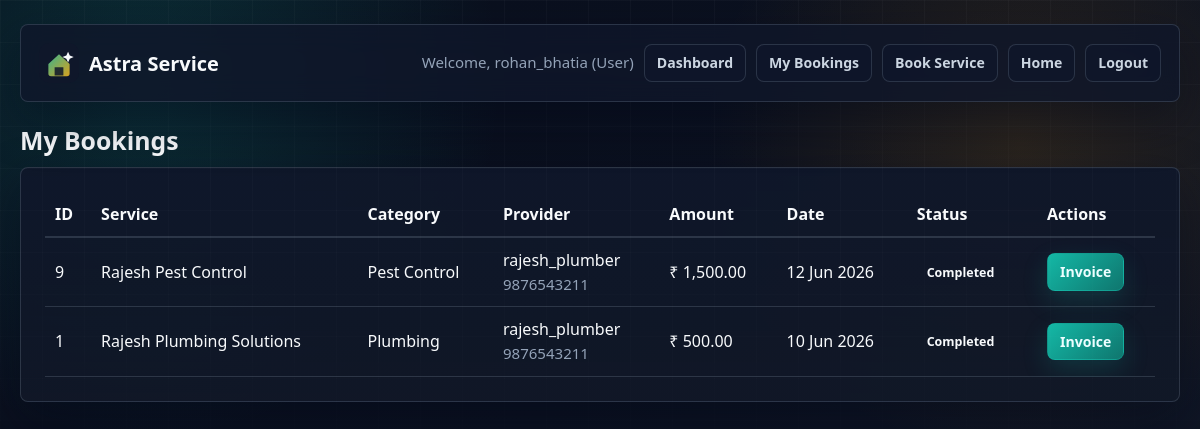
Screenshot of /user/my_bookings.php (signed in) with the database file from the repository.
### tables this page shows
CREATE TABLE bookings (
    id INT AUTO_INCREMENT PRIMARY KEY,
    user_id INT,
    service_id INT,
    provider_id INT,
    customer_name VARCHAR(100),
    customer_phone VARCHAR(20),
    customer_address VARCHAR(255),
    service_price DECIMAL(10, 2) DEFAULT 0.00,
    status ENUM('pending', 'confirmed', 'completed', 'cancelled') DEFAULT 'pending',
    booking_date TIMESTAMP DEFAULT CURRENT_TIMESTAMP,
    completion_date DATETIME,
    FOREIGN KEY(user_id) REFERENCES users(id) ON DELETE CASCADE,
    FOREIGN KEY(service_id) REFERENCES services(id) ON DELETE SET NULL,
    FOREIGN KEY(provider_id) REFERENCES users(id) ON DELETE SET NULL
);

CREATE TABLE services (
    id INT AUTO_INCREMENT PRIMARY KEY,
    category VARCHAR(100) NOT NULL,
    provider_id INT,
    name VARCHAR(100),
    phone VARCHAR(20),
    price DECIMAL(10, 2) DEFAULT 0.00,
    status ENUM('available', 'booked') DEFAULT 'available',
    created_at TIMESTAMP DEFAULT CURRENT_TIMESTAMP,
    FOREIGN KEY(provider_id) REFERENCES users(id) ON DELETE SET NULL
);

CREATE TABLE users (
    id INT AUTO_INCREMENT PRIMARY KEY,
    username VARCHAR(50) NOT NULL UNIQUE,
    email VARCHAR(100) NOT NULL UNIQUE,
    password VARCHAR(255) NOT NULL,
    role ENUM('admin', 'user', 'provider') DEFAULT 'user',
    phone VARCHAR(20),
    address VARCHAR(255),
    created_at TIMESTAMP DEFAULT CURRENT_TIMESTAMP
);

### shared/auth.php (called while the page is built, shortened)
<?php
function getCurrentUserId() {
    return $_SESSION['user_id'] ?? null;
}

### shared/functions.php (called while the page is built, shortened)
<?php
function formatCurrency($amount) {
    return '₹ ' . number_format($amount, 2);
}
function formatDate($date) {
    return date('d M Y', strtotime($date));
}

### user/my_bookings.php (the view, shortened to what this page needs)
<?php
include_once '../shared/auth.php';
include_once '../shared/functions.php';
$conn = getDbConnection();
$userId = getCurrentUserId();
$bookings = [];
$result = $conn->query("
    SELECT b.id, b.booking_date, b.status, b.service_price,
           s.name AS service_name, s.category,
           p.username AS provider_name, p.phone AS provider_phone
    FROM bookings b
    LEFT JOIN services s ON b.service_id = s.id
    LEFT JOIN users p ON b.provider_id = p.id
    WHERE b.user_id = $userId
    ORDER BY b.booking_date DESC
");
if ($result) {
    while ($row = $result->fetch_assoc()) {
        $bookings[] = $row;
    }
}
?>
<?php include '../shared/header.php'; ?>
    <h1 class="h1" style="margin-top: 20px;">My Bookings</h1>
    <div class="card">
        <?php if (empty($bookings)): ?>
            <p class="small">No bookings found. <a href="../../services.php">Book a service now!</a></p>
        <?php else: ?>
            <div style="overflow-x: auto;">
                <table style="width: 100%; border-collapse: collapse;">
                    <thead>
                        <tr style="border-bottom: 2px solid var(--border);">
                            <th style="padding: 10px; text-align: left;">ID</th>
                            <th style="padding: 10px; text-align: left;">Service</th>
                            <th style="padding: 10px; text-align: left;">Category</th>
                            <th style="padding: 10px; text-align: left;">Provider</th>
                            <th style="padding: 10px; text-align: left;">Amount</th>
                            <th style="padding: 10px; text-align: left;">Date</th>
                            <th style="padding: 10px; text-align: left;">Status</th>
                            <th style="padding: 10px; text-align: left;">Actions</th>
                        </tr>
                    </thead>
                    <tbody>
                        <?php foreach ($bookings as $booking): ?>
                            <tr style="border-bottom: 1px solid var(--border);">
                                <td style="padding: 10px;"><?php echo intval($booking['id']); ?></td>
                                <td style="padding: 10px;"><?php echo htmlspecialchars($booking['service_name'] ?? '-'); ?></td>
                                <td style="padding: 10px;"><?php echo htmlspecialchars($booking['category'] ?? '-'); ?></td>
                                <td style="padding: 10px;">
                                    <?php echo htmlspecialchars($booking['provider_name'] ?? '-'); ?>
                                    <?php if ($booking['provider_phone']): ?>
                                        <div class="small"><?php echo htmlspecialchars($booking['provider_phone']); ?></div>
                                    <?php endif; ?>
                                </td>
                                <td style="padding: 10px;"><?php echo formatCurrency($booking['service_price'] ?? 0); ?></td>
                                <td style="padding: 10px;"><?php echo formatDate($booking['booking_date']); ?></td>
                                <td style="padding: 10px;"><span class="status-badge status-<?php echo htmlspecialchars($booking['status']); ?>"><?php echo ucfirst(htmlspecialchars($booking['status'])); ?></span></td>
                                <td style="padding: 10px;">
                                    <a href="invoice.php?booking_id=<?php echo intval($booking['id']); ?>" class="btn btn-sm">Invoice</a>
                                </td>
                            </tr>
                        <?php endforeach; ?>
                    </tbody>
                </table>
            </div>
        <?php endif; ?>
    </div>
<?php include '../shared/footer.php'; ?>

### assets/css/style.css (style rules this page uses)
:root { --bg: #0b1120; --bg-soft: #111827; --surface: rgba(15, 23, 42, 0.9); --surface-2: #162033; --surface-3: #1f2937; --text: #f8fafc; --text-secondary: #cbd5e1; --muted: #94a3b8; --border: rgba(148, 163, 184, 0.22); --accent: #14b8a6; --accent-2: #f59e0b; --accent-3: #38bdf8; --accent-dark: #0f766e; --success: #22c55e; --warning: #f59e0b; --danger: #ef4444; --shadow: rgba(2, 6, 23, 0.42); --radius: 8px; }
* { box-sizing: border-box; }
html, body { min-height: 100%; margin: 0; }
body { font-family: "Segoe UI", Arial, sans-serif; color: var(--text); background: radial-gradient(circle at 12% 10%, rgba(20, 184, 166, 0.18), transparent 28%), radial-gradient(circle at 85% 18%, rgba(245, 158, 11, 0.13), transparent 26%), linear-gradient(135deg, #090f1d 0%, var(--bg) 48%, #111827 100%); line-height: 1.55; }
body::before { content: ""; position: fixed; inset: 0; pointer-events: none; background-image: linear-gradient(rgba(255, 255, 255, 0.035) 1px, transparent 1px), linear-gradient(90deg, rgba(255, 255, 255, 0.035) 1px, transparent 1px); background-size: 42px 42px; mask-image: linear-gradient(to bottom, rgba(0, 0, 0, 0.75), transparent 72%); }
a { color: var(--accent-3); text-decoration: none; transition: color 0.2s ease, border-color 0.2s ease, transform 0.2s ease; }
.card { border: 1px solid var(--border); border-radius: var(--radius); background: linear-gradient(180deg, rgba(15, 23, 42, 0.96), rgba(17, 24, 39, 0.9)); box-shadow: 0 18px 48px var(--shadow); padding: 24px; }
.h1 { margin: 0 0 12px; font-size: clamp(1.55rem, 2vw, 2.15rem); line-height: 1.15; letter-spacing: 0; }
.small, .text-muted { color: var(--muted); font-size: 0.94rem; }
.btn { display: inline-flex; align-items: center; justify-content: center; gap: 8px; min-height: 40px; padding: 10px 16px; border: 1px solid rgba(20, 184, 166, 0.35); border-radius: var(--radius); background: linear-gradient(135deg, var(--accent), var(--accent-dark)); color: #ecfeff; cursor: pointer; font-weight: 800; font-family: inherit; text-decoration: none; box-shadow: 0 10px 26px rgba(20, 184, 166, 0.18); transition: transform 0.2s ease, box-shadow 0.2s ease, border-color 0.2s ease, background 0.2s ease; }
.btn-sm { min-height: 34px; padding: 7px 12px; font-size: 0.88rem; }
.status-badge, .badge { display: inline-flex; align-items: center; width: fit-content; padding: 5px 10px; border-radius: 999px; font-size: 0.78rem; font-weight: 800; text-transform: capitalize; }

### rows the page displays
bookings: id "9", service.name "Rajesh Pest Control", service.category "Pest Control", provider.username "rajesh_plumber", provider.phone "9876543211", service_price "₹ 1,500.00", booking_date "12 Jun 2026", status "Completed"
bookings: id "1", service.name "Rajesh Plumbing Solutions", service.category "Plumbing", provider.username "rajesh_plumber", provider.phone "9876543211", service_price "₹ 500.00", booking_date "10 Jun 2026", status "Completed"

### other values shown
getCurrentUsername() "rohan_bhatia"
getCurrentUserRole() "User"
